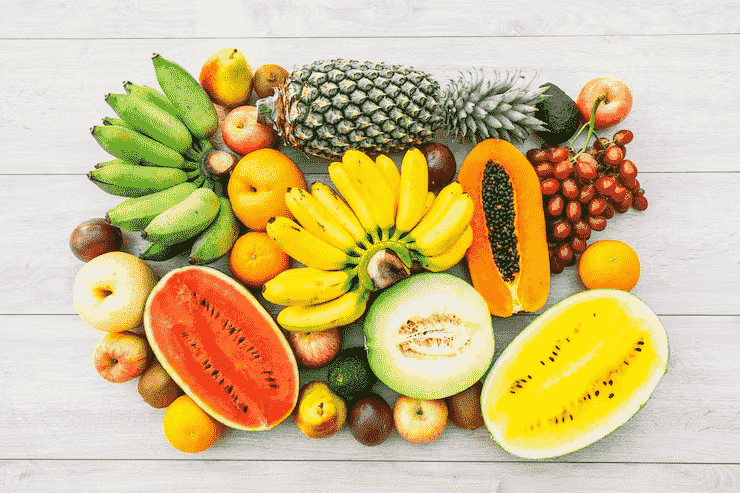
#> input picture ML_Assignments/Preyash/image.png, 740 x 493 px, found by its file name
$ jupyter execute --allow-errors Mihir_MLAssignment.ipynb
#> lines starting #> are read from the running program, lines starting #| are printed output that depends on the picture; after the words box and inside, x2 and y2 are one past the last pixel; in counts of white or black regions, pixels touching at a corner belong together
[cell 1]
import cv2


img=cv2.imread("image.png")
#> img is the input picture: shape (493, 740, 3); mean B, G, R 137.4, 187.9, 207.9
gray = cv2.cvtColor(img, cv2.COLOR_BGR2GRAY)
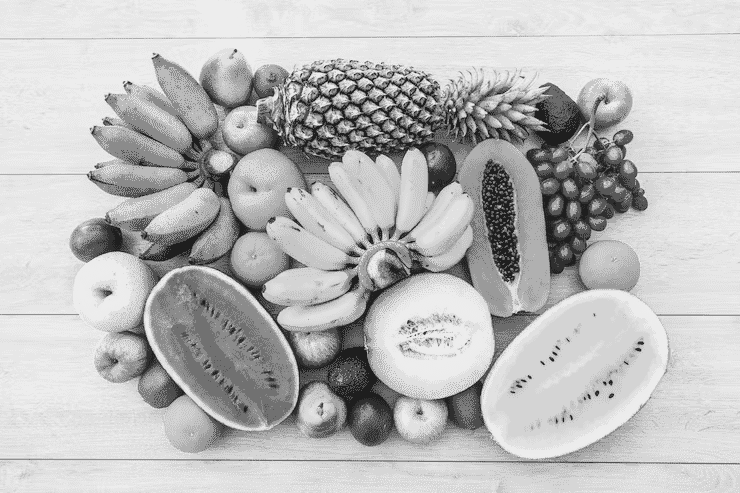
#> gray: shape (493, 740); min 30, max 237, mean 188
cv2.imshow("grayimage",gray)
gaussian=cv2.GaussianBlur(img,(7,7),0)
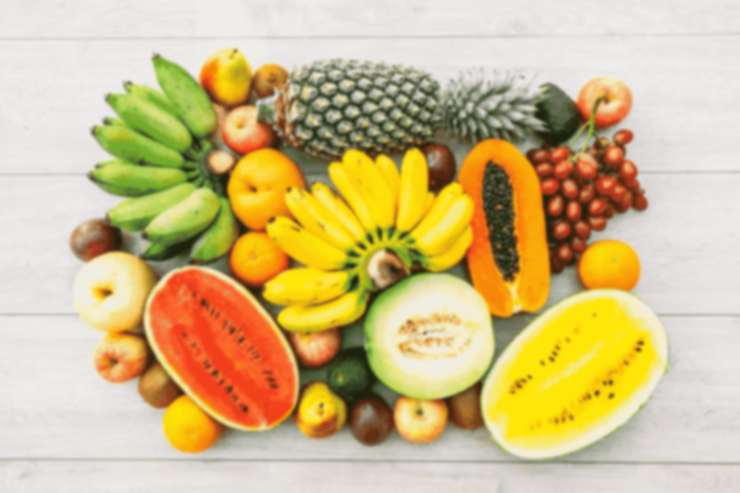
#> gaussian: shape (493, 740, 3); mean B, G, R 137.4, 187.9, 207.9
cv2.imshow("gaussian blur",gaussian)
cannyedges=cv2.Canny(image= img, threshold1=50, threshold2=150)
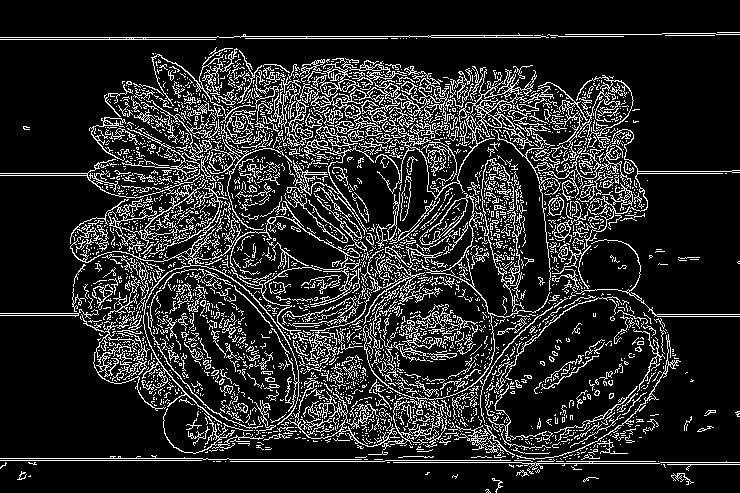
#> cannyedges: shape (493, 740); 15.3% white in thin lines or dots
cv2.imshow("cannyedges",cannyedges)
cv2.waitKey(0)
cv2.destroyAllWindows()

[cell 2]
import cv2
import numpy as np

img=cv2.imread("image.png")

width=img.shape[1]
#> width = 740
height=img.shape[0]
#> height = 493
imgsize=(width,height)
#> imgsize = (740, 493)
center=(width//2,height//2)
#> center = (370, 246)

angle=60
scale=1
rotation_matrix=cv2.getRotationMatrix2D(center,angle,scale)
rotated_image=cv2.warpAffine(img,rotation_matrix,imgsize)
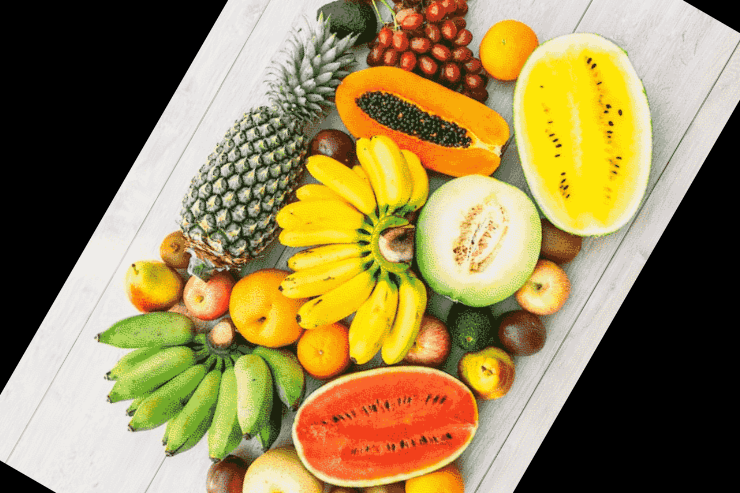
#> rotated_image: shape (493, 740, 3); mean B, G, R 85, 132.8, 150.5
cv2.imshow("rotated_image",rotated_image)

scaling_factor=2
new_width=int(width/scaling_factor)
#> new_width = 370
new_height=int(height/scaling_factor)
#> new_height = 246
new_imgsize=(new_width,new_height)
#> new_imgsize = (370, 246)
scaled_image=cv2.resize(src= img, dsize=new_imgsize, interpolation=cv2.INTER_CUBIC)
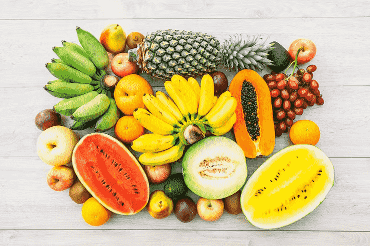
#> scaled_image: shape (246, 370, 3); mean B, G, R 137.4, 188, 207.9
cv2.imshow("scaled_image",scaled_image)

flipby=1
flipped_img=cv2.flip(img,flipby)
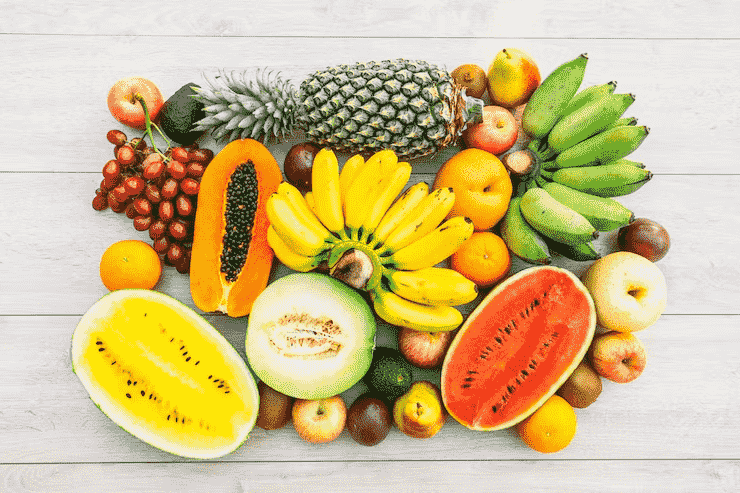
#> flipped_img: shape (493, 740, 3); mean B, G, R 137.4, 187.9, 207.9
cv2.imshow("flipped_image",flipped_img)
cv2.waitKey(0)
cv2.destroyAllWindows()

[cell 3]
import tensorflow as tf
import numpy as np
from tensorflow.keras import layers, models
import matplotlib.pyplot as plt
#splitting the dataset
#> (the rest of this cell did not finish here and is left out)

[cell 4]
import cv2
import numpy as np

# Load YOLOv3 model
#> (the rest of this cell did not finish here and is left out)

[cell 5]
import numpy as np
import cv2

img = cv2.imread("image.png", 1)
gray_img = cv2.cvtColor(img, cv2.COLOR_BGR2GRAY)
gray_blur=cv2.blur(gray_img,(3,3))
circles=cv2.HoughCircles(gray_blur,cv2.HOUGH_GRADIENT,1,20,param1=50,param2=30,minRadius=1,maxRadius=40)
#> circles = 58 rows, first 8: [340.5, 97.5, 33.8], [180.5, 244.5, 37.2], [609.5, 269.5, 30.4], [265.5, 392.5, 32.7], [187.5, 200.5, 31.6], [247.5, 128.5, 23.9], [384.5, 263.5, 29.4], [336.5, 125.5, 27.1]
circles=np.uint16(np.around(circles))
#> circles = 58 rows, first 8: [340, 98, 34], [180, 244, 37], [610, 270, 30], [266, 392, 33], [188, 200, 32], [248, 128, 24], [384, 264, 29], [336, 126, 27]
for pt in circles[0,:]:
    a,b,r=pt[0],pt[1],pt[2]
    cv2.circle(img,(a,b),r,(0,255,0),2)
#> this loop made 58 passes
#> (a, b, r) on passes 1 to 12: (340, 98, 34), (180, 244, 37), (610, 270, 30), (266, 392, 33), (188, 200, 32), (248, 128, 24), (384, 264, 29), (336, 126, 27), (172, 276, 29), (230, 78, 29), (196, 426, 35), (258, 248, 34)
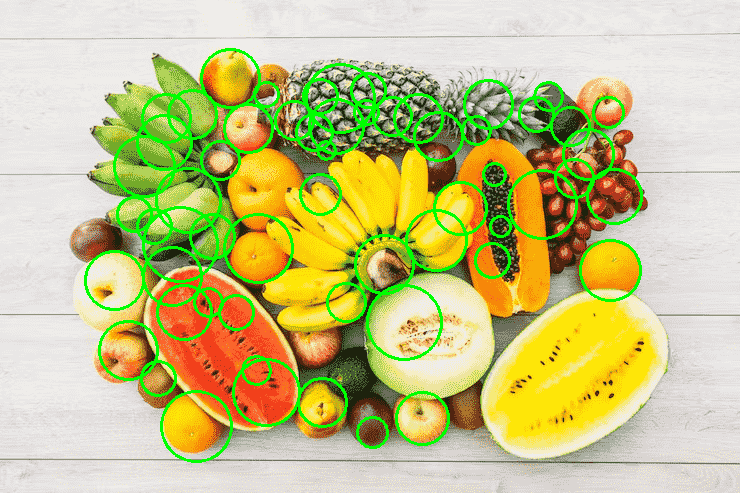
#> img: shape (493, 740, 3); 6.43% of pixels changed, all inside (x1, y1, x2, y2) = (84, 48, 643, 463)

triangles=[]
edged=cv2.Canny(gray_img,50,150)
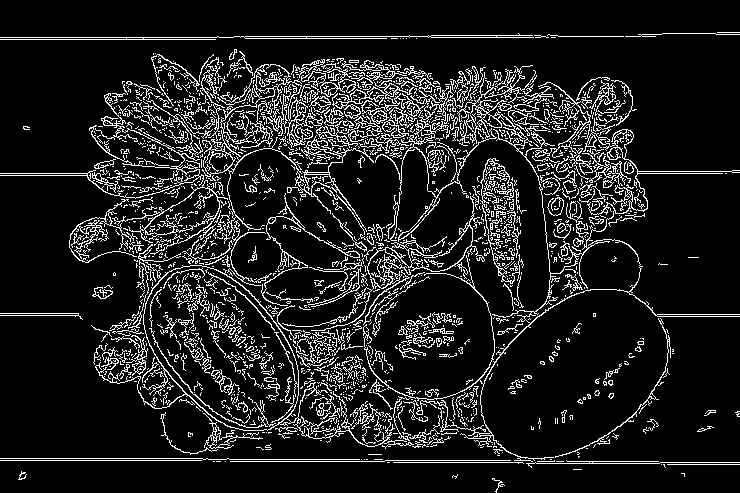
#> edged: shape (493, 740); 12% white in thin lines or dots
contours,heirarchy=cv2.findContours(edged,cv2.RETR_EXTERNAL,cv2.CHAIN_APPROX_NONE)
#> contours = 1369 contours, 1286 with area under 20; largest, box (x1, y1, x2, y2) and area: (95, 262, 414, 449) 18044, (332, 65, 740, 462) 7286, (112, 180, 228, 249) 1988, (202, 64, 374, 286) 1970, (282, 196, 485, 331) 1306
for contour in contours:
    epsilon=0.04*cv2.arcLength(contour,True)
    approx=cv2.approxPolyDP(contour,epsilon,True)
    if len(approx)==3:
        triangles.append(approx)
        cv2.drawContours(img,[approx],0,(255,0,0),2)
#> this loop made 1369 passes
#> epsilon on passes 1 to 3: 2.72, 0.829, 0.457
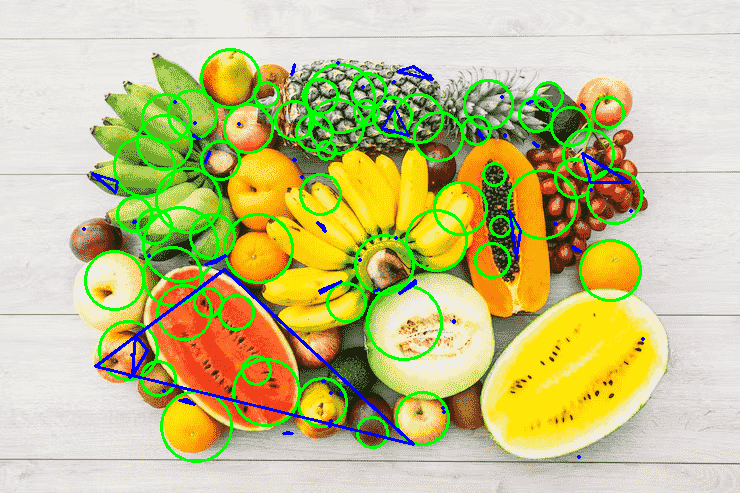
#> img: shape (493, 740, 3); 1.35% of pixels changed, all inside (x1, y1, x2, y2) = (82, 61, 645, 459)
#> after the loop, triangles = 57 contours, 46 with area under 20; largest, box (x1, y1, x2, y2) and area: (95, 269, 414, 445) 20454, (582, 153, 630, 183) 566, (382, 107, 409, 136) 315, (132, 335, 148, 376) 262, (509, 210, 521, 258) 188

for triangle in triangles:
    for circle in circles[0,:]:
        a,b,r=circle[0],circle[1],circle[2]
        inside=True
        for point in triangle:
            px,py=point[0]
            distance=np.sqrt((px-a)**2 + (py-b)**2)
            if distance>r:
                inside=False
                break
        if inside:
            cv2.drawContours(img,[triangle],0,(0,0,255),3)
            cv2.circle(img,(a,b),r,(0,255,255),3)
#> this loop made 57 passes
#> triangle on passes 1 to 12: [[579, 456], [578, 456], [578, 457]], [[283, 433], [292, 433], [288, 432]], [[330, 425], [329, 426], [330, 426]], [[331, 420], [330, 421], [331, 421]], [[443, 411], [443, 412], [444, 412]], [[442, 407], [442, 408], [443, 408]], [[179, 400], [194, 404], [186, 399]], [[341, 393], [340, 394], [341, 394]], [[330, 392], [331, 393], [331, 392]], [[163, 390], [164, 391], [164, 390]], [[322, 380], [323, 381], [324, 380]], [[130, 376], [129, 377], [130, 377]]
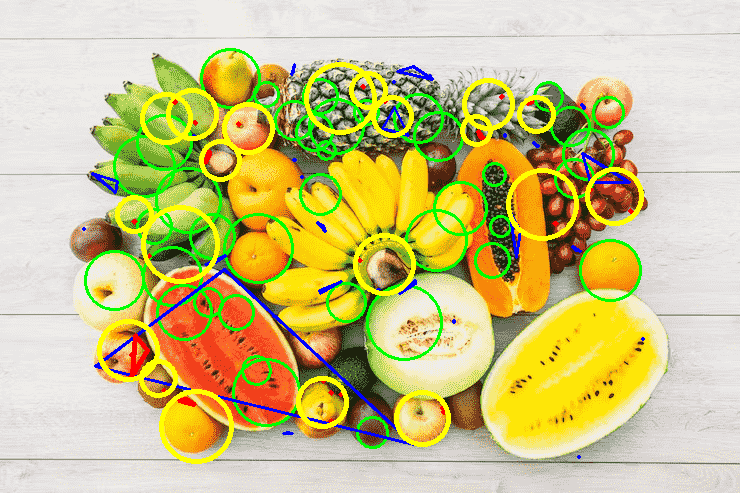
#> img: shape (493, 740, 3); 4.38% of pixels changed, all inside (x1, y1, x2, y2) = (97, 62, 644, 464)

cv2.imshow("final image",img)
cv2.waitKey(0)
cv2.destroyAllWindows()

$ run again, with ML_Assignments/Preyash/animals.jpg saved as ML_Assignments/Preyash/image.png
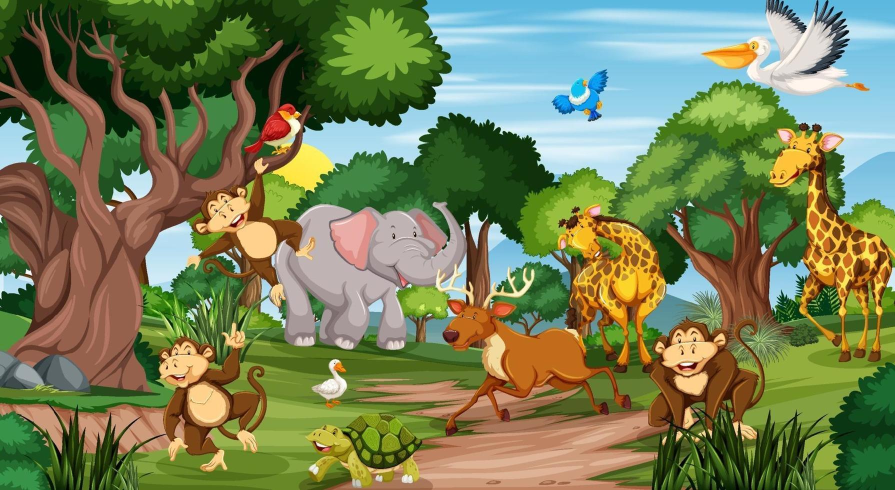
#> input picture ML_Assignments/Preyash/animals.jpg, 1790 x 980 px, found by its file name (shown at 1/2 size)
#> img is the input picture: shape (980, 1790, 3); mean B, G, R 86.7, 128.4, 118.1
#> `cannyedges=cv2.Canny(image= img, threshold1=50, threshold2=150)`:
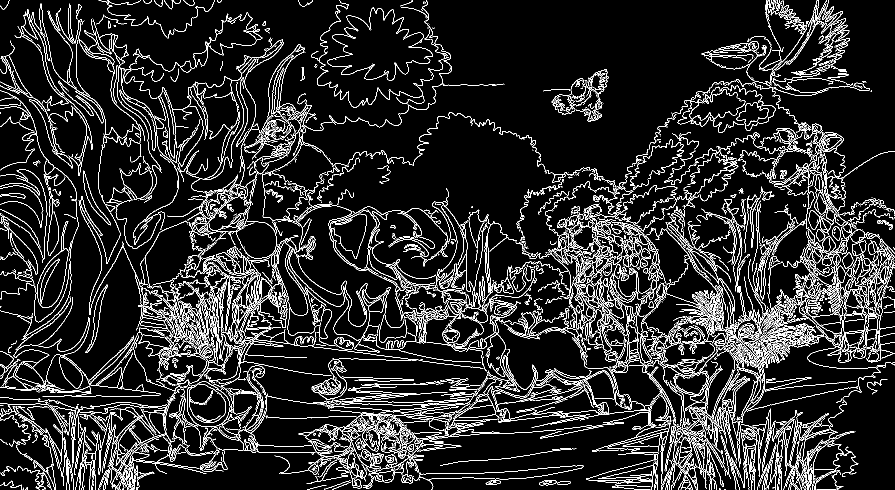
#> cannyedges: shape (980, 1790) (shown at 1/2 size); 10.4% white in thin lines or dots
#> `circles=cv2.HoughCircles(gray_blur,cv2.HOUGH_GRADIENT,1,20,param1=50,p..`: circles = 141 rows, first 8: [1488.5, 776.5, 38.3], [1261.5, 564.5, 39.4], [483.5, 590.5, 37.2], [527.5, 583.5, 33.8], [657.5, 943.5, 31.6], [1468.5, 635.5, 39.4], [417.5, 551.5, 36.1], [686.5, 888.5, 35]
#> `circles=np.uint16(np.around(circles))`: circles = 141 rows, first 8: [1488, 776, 38], [1262, 564, 39], [484, 590, 37], [528, 584, 34], [658, 944, 32], [1468, 636, 39], [418, 552, 36], [686, 888, 35]
#> the loop `for pt in circles[0,:]:` made 141 passes
#> edged: shape (980, 1790); 9.6% white in thin lines or dots
#> contours = 2542 contours, 2076 with area under 20; largest, box (x1, y1, x2, y2) and area: (374, 762, 461, 854) 6060, (1609, 445, 1714, 635) 5547, (75, 442, 138, 616) 4514, (535, 815, 1167, 961) 4388, (0, 805, 126, 952) 4212
#> the loop `for contour in contours:` made 2542 passes
#> epsilon on passes 1, 4, 7: 0.273, 0.466, 0.942
#> after the loop `for contour in contours:`: triangles = 119 contours, 60 with area under 20; largest, box (x1, y1, x2, y2) and area: (442, 561, 665, 772) 22586, (798, 605, 1041, 779) 20501, (412, 79, 566, 337) 15180, (1184, 732, 1330, 902) 11502, (400, 740, 520, 905) 9118
#> the loop `for triangle in triangles:` made 119 passes
#> triangle on passes 1 to 8: [[94, 965], [95, 966], [95, 965]], [[1422, 946], [1424, 949], [1424, 948]], [[431, 924], [421, 933], [428, 930]], [[1386, 917], [1381, 928], [1387, 929]], [[379, 905], [383, 908], [408, 906]], [[799, 901], [786, 906], [788, 907]], [[1363, 895], [1370, 894], [1364, 894]], [[379, 890], [378, 890], [378, 891]]
#> after the loop `for triangle in triangles:`:
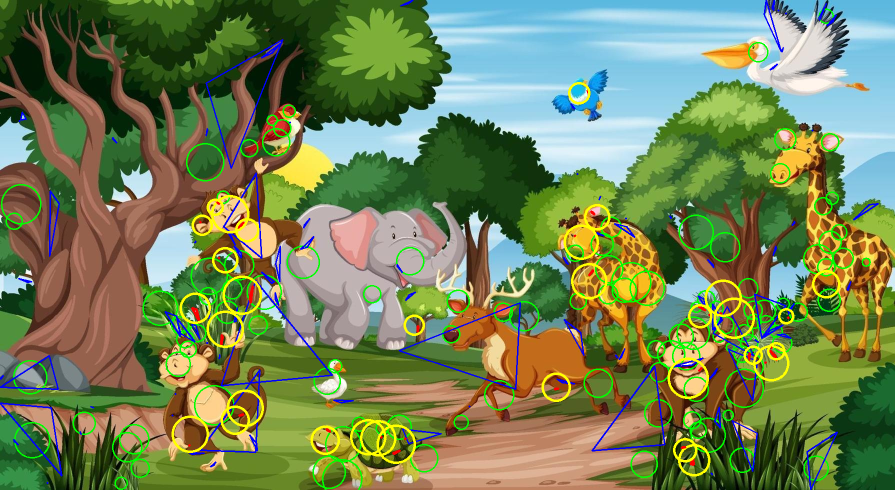
#> img: shape (980, 1790, 3) (shown at 1/2 size); mean B, G, R 87, 131.8, 115.4
